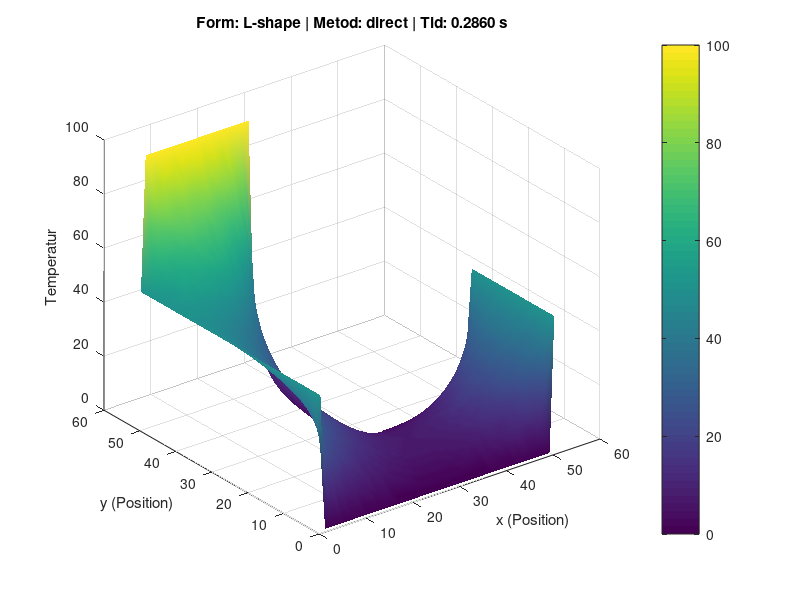

Write the MATLAB code that produced this figure.

%% --- Globala Inställningar (Ändra här för dina experiment) ---
n = 50;                 % Nätupplösning (Fråga 1, 5, 6)
shape = 'L-shape';       % Välj: 'square' eller 'L-shape' (Fråga 3, 4)
method = 'direct';      % Välj: 'direct' eller 'monte_carlo' (Fråga 5, 6)

% Randvillkor (Fråga 2)
BC_top = 100; BC_bottom = 0; BC_left = 50; BC_right = 50;

%% --- 1. Geometri och Maskning ---
% Skapa en matris som definierar objektets form
mask = ones(n+1, n+1);
if strcmp(shape, 'L-shape')
    % Tar bort nedre högra kvadranten för att skapa ett L
    mask(round(n/2):end, round(n/2):end) = 0; 
end

% Hitta alla inre punkter (där vi ska beräkna temperatur)
% En punkt är "inre" om den är 1 i masken och inte ligger på ytterkanten
inner_mask = zeros(n+1, n+1);
inner_mask(2:n, 2:n) = mask(2:n, 2:n);
inner_indices = find(inner_mask == 1);
N = length(inner_indices);

% Skapa en karta för att gå från 2D-koordinat till ett index i vektorn u
node_map = zeros(n+1, n+1);
node_map(inner_indices) = 1:N;

%% --- 2. Numerisk Lösning (Direkt Metod) ---
if strcmp(method, 'direct')
    fprintf('Löser systemet med direkt metod (Gles matris)...\n');
    tic;
    
    A = sparse(N, N); % Skapar en gles matris för effektivitet
    b = zeros(N, 1);
    
    % Gå igenom alla inre noder och ställ upp ekvationerna
    for k = 1:N
        [r, c] = find(node_map == k);
        A(k, k) = 4;
        
        % Kolla grannar: [Rad, Kol, Randvärde]
        neighbors = [r, c-1, BC_left;   % Vänster
                     r, c+1, BC_right;  % Höger
                     r-1, c, BC_bottom; % Ner
                     r+1, c, BC_top];   % Upp
        
        for g = 1:4
            nr = neighbors(g,1); 
            nc = neighbors(g,2);
            val = neighbors(g,3);
            
            if node_map(nr, nc) > 0
                % Grannen är en inre punkt - lägg till i matrisen A
                A(k, node_map(nr, nc)) = -1;
            elseif mask(nr, nc) == 1
                % Grannen är en randpunkt - lägg till i vektor b
                b(k) = b(k) + val;
            end
        end
    end
    
    u_vec = A \ b;
    solve_time = toc;

%% --- 3. Monte Carlo-metoden ---
elseif strcmp(method, 'monte_carlo')
    fprintf('Löser systemet med Monte Carlo (Väntetid beror på n)...\n');
    tic;
    u_vec = zeros(N, 1);
    walks_per_node = 50; % Ju fler walks, desto högre noggrannhet
    
    for k = 1:N
        [start_r, start_c] = find(node_map == k);
        temp_sum = 0;
        
        for w = 1:walks_per_node
            r = start_r; c = start_c;
            while node_map(r, c) > 0 % Så länge vi är inne i plattan
                move = randi(4);
                if move == 1, r = r - 1;
                elseif move == 2, r = r + 1;
                elseif move == 3, c = c - 1;
                else, c = c + 1;
                end
            end
            % Vi har nått en rand, kolla vilket värde den har
            if r == 1, temp_sum = temp_sum + BC_bottom;
            elseif r == n+1, temp_sum = temp_sum + BC_top;
            elseif c == 1, temp_sum = temp_sum + BC_left;
            elseif c == n+1, temp_sum = temp_sum + BC_right;
            end
        end
        u_vec(k) = temp_sum / walks_per_node;
    end
    solve_time = toc;
end

%% --- 4. Visualisering ---
% Skapa en resultatmatris fylld med NaN (så att tomma ytor inte ritas)
U = nan(n+1, n+1);
U(inner_indices) = u_vec;

% Lägg till randvärden för visualisering
U(1, mask(1,:)==1) = BC_bottom;
U(n+1, mask(n+1,:)==1) = BC_top;
U(mask(:,1)==1, 1) = BC_left;
U(mask(:,n+1)==1, n+1) = BC_right;

% Rita grafen
figure;
surf(U);
shading interp; % Gör ytan mjukare
colorbar;
xlabel('x (Position)'); ylabel('y (Position)'); zlabel('Temperatur');
title(sprintf('Form: %s | Metod: %s | Tid: %.4f s', shape, method, solve_time));

fprintf('Klart! Beräkningstid: %.4f sekunder.\n', solve_time);